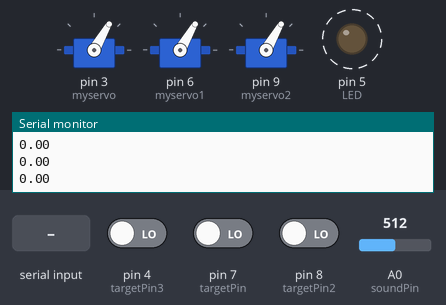
The sketch below on a simulated Arduino Uno, built with avr-gcc and run on an emulated ATmega328P. Parts: 3 × servo, output pins drawn as LEDs (lit = HIGH), the last lines printed to the serial monitor. Dashed ring = blinking. Inputs (shaded band) come from the test bench; at power-on: A0 (soundPin) = 512, pin 4 (targetPin3) LOW, pin 7 (targetPin) LOW, pin 8 (targetPin2) LOW.

Above: at 1.2 s.
1.3 s: "b" received over the second serial link
At 1.9 s:
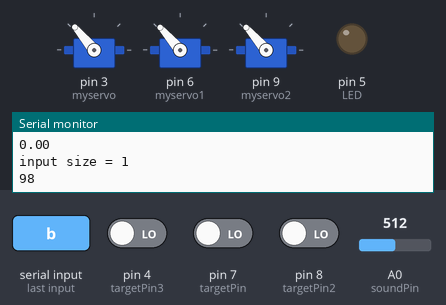
4.3 s: A0 (soundPin) set to 87
7.3 s: A0 (soundPin) set to 72
At 8.4 s:
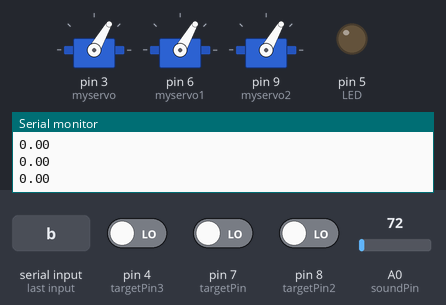
8.8 s: A0 (soundPin) set to 90
At 9.9 s:
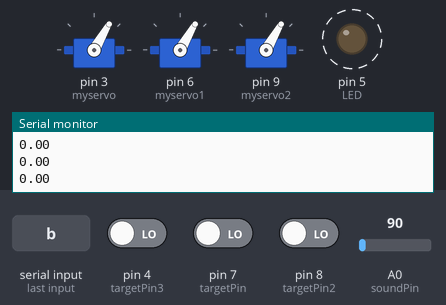
11.8 s: A0 (soundPin) set to 70
At 12.9 s:
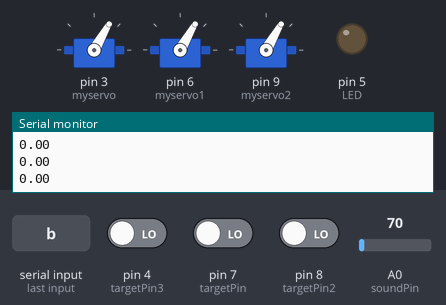
13.3 s: pin 4 (targetPin3) driven HIGH and pin 7 (targetPin) driven HIGH and pin 8 (targetPin2) driven HIGH
At 13.45 s:
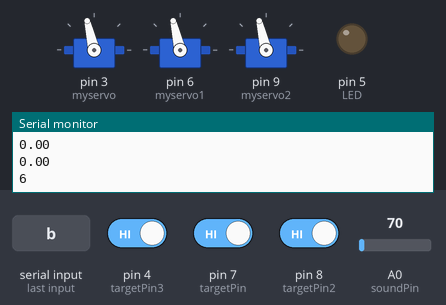
Timing chart, 0 to 63.8 s (numbered marks = the images above; inputs shaded):
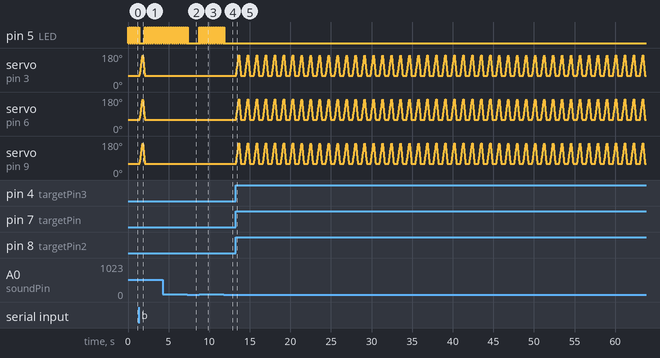

Measured:
- the behaviour switches between 81 and 80 on A0 (soundPin) (found by bisection; images 1 and 2)
- after the input at 1.3 s, servo on pin 3 (myservo), servo on pin 6 (myservo1), servo on pin 9 (myservo2): rises from 60° to 168° in 0.36 s, then falls to 60° in 0.24 s
- after the input at 7.3 s, pin 5 (LED): goes on until 7.3 s, then stays LOW
- after the input at 8.8 s, pin 5 (LED): alternates HIGH for 0.04 s and LOW for 0.04 s, starting at once
- after the input at 11.8 s, pin 5 (LED): goes on until 11.8 s, then stays LOW
- by itself, pin 5 (LED): alternates HIGH for 0.04 s and LOW for 0.04 s

The sketch:

auto_3targets.ino
```cpp
#include <SoftwareSerial.h>
#include <Wire.h>
#include <Servo.h>

Servo myservo;  // create servo object to control a servo
                // a maximum of eight servo objects can be created
Servo myservo1;
Servo myservo2;

int pos = 60;    // variable to store the servo position
int LED = 5;
SoftwareSerial I2CBT(2,11);//定義PIN2及PIN11分別為RX及TX腳位


const int targetPin = 7;     // the number of the target pin
const int targetPin2 = 8;     // the number of the target pin
const int targetPin3 = 4;     // the number of the target pin
int targetState = 0;         // variable for reading the pushbutton status
int targetState2 = 0;
int targetState3 = 0;

int soundPin = 0;
int soundVal = 0;
float firecount = 0;        //開火數
float targetcount = 0;   //擊中靶數
//int targetNum = 2;    //共幾個靶數
int targetNum = 3;    //共幾個靶數                           ////////////////三靶//////////////////
float hitpro = 0;            //命中率

//////////////////////////////////////////////////////////////////////////////
void setup() {
  Serial.begin(9600);
  I2CBT.begin(9600);//bluetooth baud rate
  pinMode(5, OUTPUT);  //設定 pin5 為輸出，LED就接在這
  pinMode(targetPin, INPUT); // initialize the target pin as an input:
  pinMode(targetPin2, INPUT);
  pinMode(targetPin3, INPUT);                               //////////////////三靶////////////////

  //myservo.attach(3, 400, 2200);  // 修正脈衝寬度範圍
  myservo.attach(3);
  myservo1.attach(6);
  myservo2.attach(9);

  myservo.write(pos);
  myservo1.write(pos);
  myservo2.write(pos);
}

///////////////////main///////////////////////////

void loop() {

  byte cmmd[20];
  int insize;


  while(1){
/*
read message from bluetooth
*/
    if ((insize=(I2CBT.available()))>0){  //讀取藍牙訊息
       Serial.print("input size = ");
       Serial.println(insize);
       for (int i=0; i<insize; i++){
         Serial.print(cmmd[i]=char(I2CBT.read()));
         Serial.print(" ");

       }
    }
 //target detection
   targetState = digitalRead(targetPin); // read the state of the target value:
   targetState2 = digitalRead(targetPin2);
   targetState3 = digitalRead(targetPin3);                 ////////////////////三靶//////////////
   if (targetState & targetState2 & targetState3 == HIGH) {        ////////三靶////////////////
//   if (targetState & targetState2 == HIGH) {
           digitalWrite(LED,LOW);
           targetcount=targetNum+ targetcount;

           hit();

           Serial.print("6 ");              // hit 2 target cell phon say "nice shot"
//           Serial.print("Hit probability(%) = ");
//           Serial.println(hitpro);
//           resetmotor();
           resetmotor_all();
//           resetmotor2();
           break;

     }
//sound detection
   soundVal=analogRead(soundPin);//read sensor value
   //Serial.print("sound reads ");
   //Serial.println(soundVal);

   if (soundVal > 80) {
         digitalWrite(LED,HIGH);
         delay(40);
         digitalWrite(LED,LOW);
         firecount++;
         delay(40);
   }
//android phon control ASCII CODE
      switch (cmmd[0]) {  //讀取第一個字
        case 97: //"a"      //97為"a"的ASCII CODE
          cmmd[0]=96;               //取代"a"的暫存字元,才能off LED
          digitalWrite(LED,HIGH);

          break;
//復歸及歸零命中率
        case 98://"b"   //98為"b"的ASCII CODE
          cmmd[0]=96;               //取代"b"的暫存字元,才能off LED
          digitalWrite(LED,LOW);
          firecount = 0;
          targetcount=0;
          hitpro = 0;
//          resetmotor();
          resetmotor_all();
//          resetmotor2();
          break;

      } //Switch

   //Serial.print("      ");
   Serial.println(hitpro);

  } //while

  Serial.print("6 ");              // hit 2 target cell phon say "nice shot"

  delay(500);

}
/*
//reset target servo motor
void resetmotor()                          //原型機
{

       for(pos = 60; pos < 120; pos += 1)  // goes from 60 degrees to 120 degrees
                {                                  // in steps of 1 degree
                          myservo.write(pos);              // tell servo to go to position in variable 'pos'
                          delay(10);                       // waits 15ms for the servo to reach the position

                  }

             delay(5);

             for(pos = 120; pos>=60; pos-=1)     // goes from 120 degrees to 60 degrees
                 {
                        myservo.write(pos);              // tell servo to go to position in variable 'pos'
                        delay(10);                       // waits 15ms for the servo to reach the position

                  }

}
*/
///*
void resetmotor1()
{

       for(pos = 60; pos < 170; pos += 1)  // goes from 60 degrees to 170 degrees
                {                                  // in steps of 1 degree
                          myservo1.write(pos);              // tell servo to go to position in variable 'pos'
                          delay(10);                       // waits 15ms for the servo to reach the position

                  }

             delay(5);

             for(pos = 170; pos>=60; pos-=1)     // goes from 170 degrees to 60 degrees
                 {
                        myservo1.write(pos);              // tell servo to go to position in variable 'pos'
                        delay(10);                       // waits 15ms for the servo to reach the position

                  }

}

void resetmotor2()
{

       for(pos = 60; pos < 170; pos += 1)  // goes from 60 degrees to 170 degrees
                {                                  // in steps of 1 degree
                          myservo2.write(pos);              // tell servo to go to position in variable 'pos'
                          delay(10);                       // waits 15ms for the servo to reach the position

                  }

             delay(5);

             for(pos = 170; pos>=60; pos-=1)     // goes from 170 degrees to 60 degrees
                 {
                        myservo2.write(pos);              // tell servo to go to position in variable 'pos'
                        delay(10);                       // waits 15ms for the servo to reach the position

                  }

}

void resetmotor_all()                        //reset all motor
{

       for(pos = 60; pos < 170; pos += 1)  // goes from 60 degrees to 170 degrees
                {                                  // in steps of 1 degree
                          myservo.write(pos);
                          myservo1.write(pos);              // tell servo to go to position in variable 'pos'
                          myservo2.write(pos);
                          delay(3);                       // waits 15ms for the servo to reach the position

                  }

             delay(5);

             for(pos = 170; pos>=60; pos-=1)     // goes from 170 degrees to 60 degrees
                 {
                        myservo.write(pos);
                        myservo1.write(pos);              // tell servo to go to position in variable 'pos'
                        myservo2.write(pos);
                        delay(2);                       // waits 15ms for the servo to reach the position

                  }

}
//*/
//Hit probability
void hit()
{
     hitpro = (targetcount/firecount)*100;

}
//*/
```
